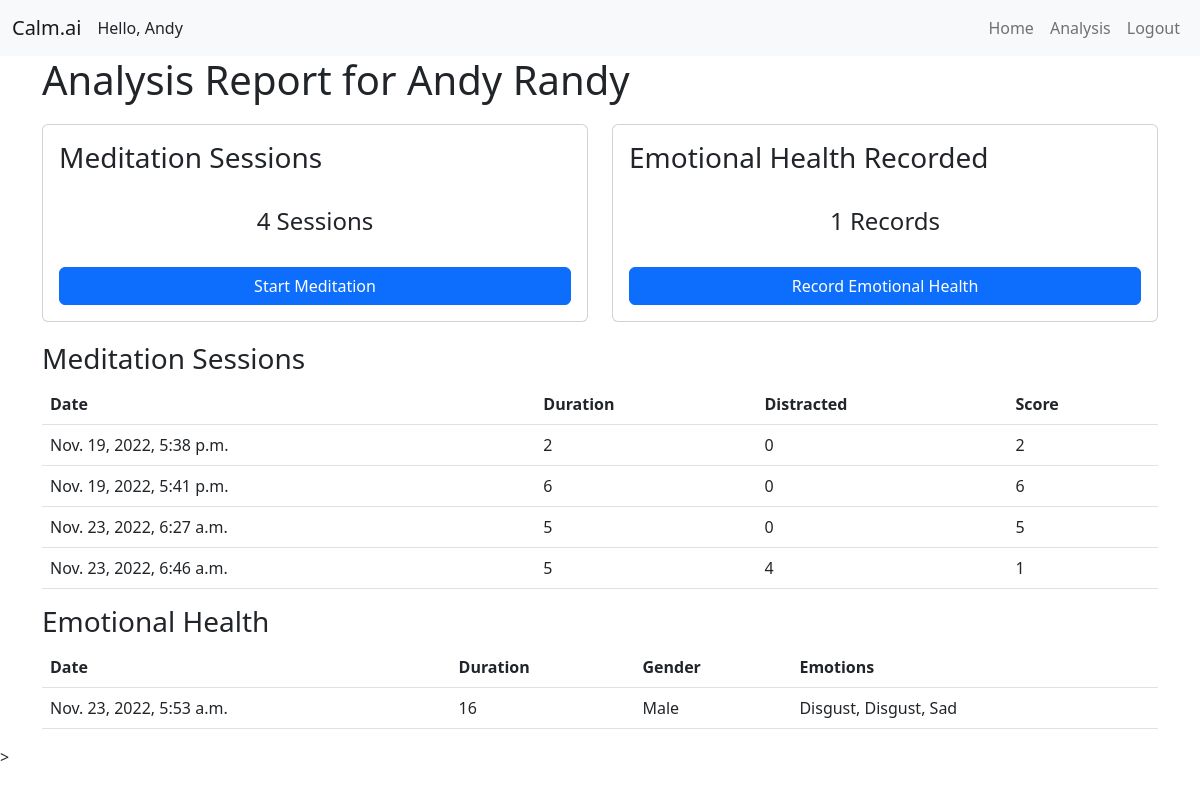
Page /analysis/ (signed in) on the committed database.
### accounts/models.py (models this page shows)
class Profile(models.Model):
    user = models.OneToOneField(User, null= True, on_delete=models.CASCADE)
    name = models.CharField(max_length=200, null= True)
    date_created = models.DateTimeField(auto_now_add=True, null= True)
    def __str__(self):
        return self.name

class Meditation(models.Model):
    profile = models.ForeignKey(Profile, null= True,on_delete=models.SET_NULL)
    date_created = models.DateTimeField(auto_now_add=True, null= True)
    duration = models.PositiveIntegerField(null= True)
    no_distracted = models.PositiveSmallIntegerField(null= True)
    score = models.PositiveIntegerField(null= True)

class Health(models.Model):
    profile = models.ForeignKey(Profile,null= True, on_delete=models.SET_NULL)
    date_created = models.DateTimeField(auto_now_add=True,null= True)
    duration = models.PositiveIntegerField(null= True)
    emotions = models.CharField(max_length=200,null= True)
    gender = models.CharField(max_length=6,null= True)

### accounts/decorator.py (the view)
		def wrapper_func(request, *args, **kwargs):
			group = None
			if request.user.groups.exists():
				group = request.user.groups.all()[0].name
			if group in allowed_roles:
				return view_func(request, *args, **kwargs)
			else:
				return HttpResponse('You are not authorized to view this page')

### accounts/decorator.py (called while the page is built)
def allowed_users(allowed_roles=[]):
	def decorator(view_func):
		def wrapper_func(request, *args, **kwargs):
			group = None
			if request.user.groups.exists():
				group = request.user.groups.all()[0].name
			if group in allowed_roles:
				return view_func(request, *args, **kwargs)
			else:
				return HttpResponse('You are not authorized to view this page')
		return wrapper_func
	return decorator

### accounts/views.py (called while the page is built)
@login_required(login_url='login')
@allowed_users(allowed_roles=['meditator'])
def analysis(request):
    meditation = request.user.profile.meditation_set.all()
    health = request.user.profile.health_set.all()
    m_count = meditation.count()
    h_count = health.count()
    profile = request.user.profile
    context = {'meditation' : meditation, 'health' : health, 'profile' : profile, 'm_count': m_count, 'h_count': h_count}
    return render(request, 'accounts/analysis.html' , context)

### templates/accounts/analysis.html
{% extends "base.html" %}
{% block content %}
<h1>Analysis Report for {{profile}}</h1>
<div class="row" style="margin-top: 20px; margin-bottom: 20px;">
    <div class="col-sm-6">
      <div class="card">
        <div class="card-body">
          <h3 class="card-title">Meditation Sessions</h3>
          <h4 class="card-text" style=" padding:1em; text-align: center;">{{m_count}} Sessions</h4>
          <a href="/meditate" class="btn btn-primary" style="display: flex; justify-content: center; align-items: center;">Start Meditation</a>
        </div>
      </div>
    </div>
    <div class="col-sm-6">
      <div class="card">
        <div class="card-body">
          <h3 class="card-title">Emotional Health Recorded</h3>
          <h4 class="card-text" style=" padding:1em; text-align: center;">{{h_count}} Records</h4>
          <a href="/pred_health" class="btn btn-primary" style="display: flex; justify-content: center; align-items: center;">Record Emotional Health</a>
        </div>
      </div>
    </div>
  </div>
<h3>Meditation Sessions</h3>
    {% if m_count%}
    <table class="table">
        <thead class="thead-dark">
          <tr>
            <th scope="col">Date</th>
            <th scope="col">Duration</th>
            <th scope="col">Distracted</th>
            <th scope="col">Score</th>
          </tr>
        </thead>
        <tbody>
            {% for i in meditation %}
            <tr>
                <td>{{i.date_created}}</td>
                <td>{{i.duration}}</td>
                <td>{{i.no_distracted}}</td>
                <td>{{i.score}}</td>
            </tr>
            {% endfor %}
        </tbody>
    {% else %}
    <h5>No data availalbe</h5>
    {% endif %}
</table>
<h3>Emotional Health</h3>
    {% if h_count%}
    <table class="table">
        <thead class="thead-dark">
          <tr>
            <th scope="col">Date</th>
            <th scope="col">Duration</th>
            <th scope="col">Gender</th>
            <th scope="col">Emotions</th>
          </tr>
        </thead>
        <tbody>
            {% for i in health %}
            <tr>
                <td>{{i.date_created}}</td>
                <td>{{i.duration}}</td>
                <td>{{i.gender}}</td>
                <td>{{i.emotions}}</td>
            </tr>
            {% endfor %}
        </tbody>
    {% else %}
        <h5>No data availalbe</h5>
    {% endif %}
</table>
{% endblock content %}

### templates/base.html (shortened to what this page needs)
<!doctype html>
<html lang="en">
  <head>
    <link href="https://cdn.jsdelivr.net/npm/bootstrap@5.2.0/dist/css/bootstrap.min.css" rel="stylesheet">
</head>
  <body>
    <nav class="navbar navbar-expand-lg bg-light">
        <div class="container-fluid">
          <a class="navbar-brand" href="/">Calm.ai</a>
          <span>Hello, {{request.user.first_name}}</span>
          <div class="collapse navbar-collapse" id="navbarNav">
            <ul class="navbar-nav ms-auto">
              <li class="nav-item">
                <a class="nav-link" aria-current="page" href="/">Home</a>
              </li>
              <li class="nav-item">
                <a class="nav-link" aria-current="page" href="/analysis">Analysis</a>
              </li>
              <li class="nav-item">
                <a class="nav-link" href="{% url 'logout' %}">Logout</a>
              </li>
            </ul>
          </div>
        </div>
    </nav>
    <div class="container">
        {% block content %}{% endblock content %}
    </div>>
  </body>
</html>

### rows in the picture
Profile: name "Andy Randy"
Meditation: date_created "Nov. 19, 2022, 5:38 p.m.", duration "2", no_distracted "0", score "2"
Meditation: date_created "Nov. 19, 2022, 5:41 p.m.", duration "6", no_distracted "0", score "6"
Meditation: date_created "Nov. 23, 2022, 6:27 a.m.", duration "5", no_distracted "0", score "5"
Meditation: date_created "Nov. 23, 2022, 6:46 a.m.", duration "5", no_distracted "4", score "1"
Health: date_created "Nov. 23, 2022, 5:53 a.m.", duration "16", gender "Male", emotions "Disgust, Disgust, Sad"

### other values in the picture
{{ request.user.first_name }} "Andy"
{{ m_count }} "4"
{{ h_count }} "1"
